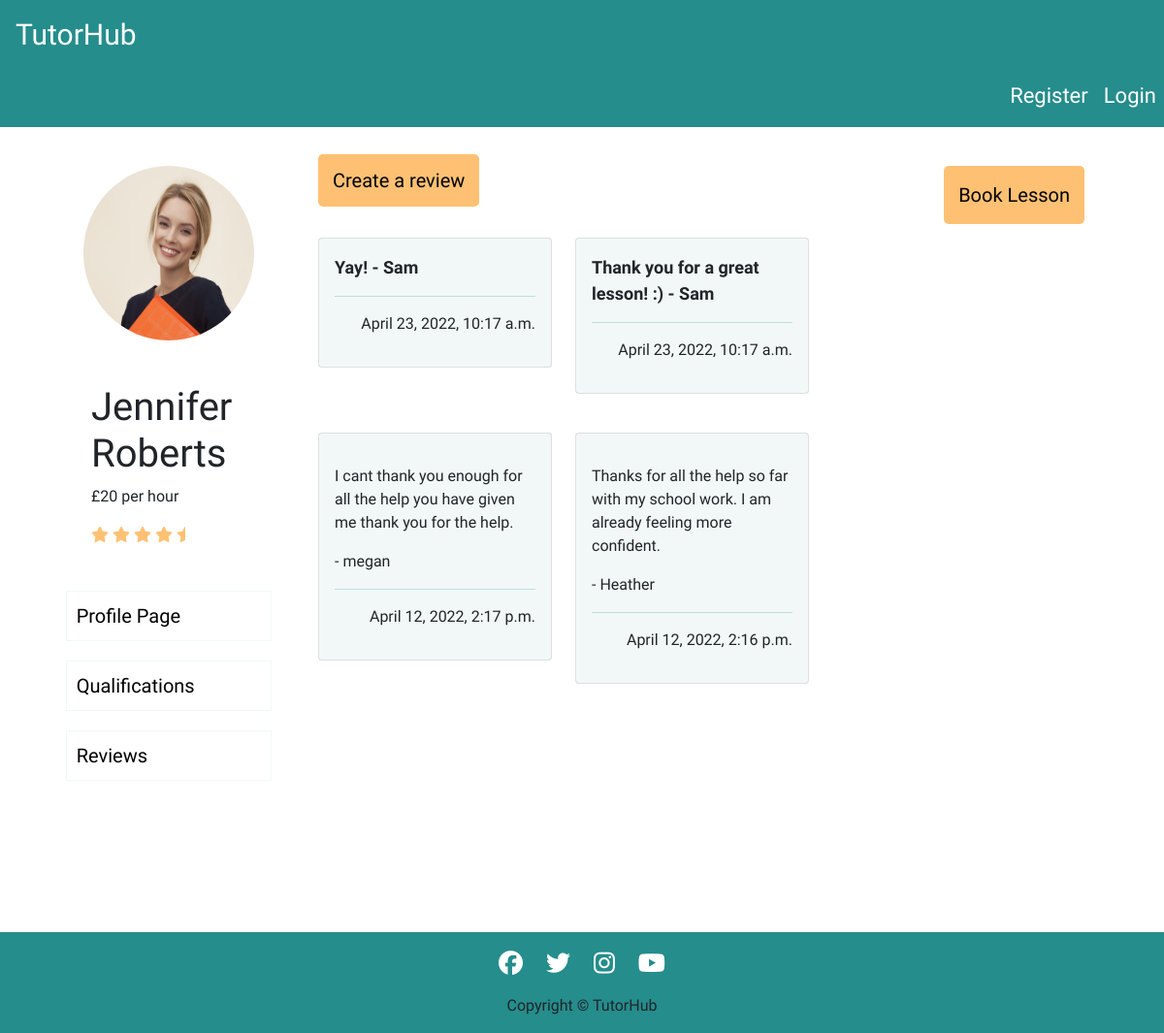
The app's page /tutors/tutor_two/reviews/ with its own data.
### tutorprofile/models.py (models this page shows)
class Review(models.Model):
    tutor = models.CharField(max_length=50)
    student = models.ForeignKey(User, on_delete=models.CASCADE, related_name="review")
    review = models.CharField(max_length=150)
    created_on = models.DateTimeField(auto_now_add=True)
    class Meta:
        ordering = ['-created_on']

### tutorprofile/views.py (the view)
# urls.py: path('tutor_two/reviews/', views.ReviewListTutorTwo.as_view(), name='tutor_two_reviews'),
class ReviewListTutorTwo(generic.ListView):
    model = Review
    queryset = Review.objects.filter(Q(tutor='Jennifer Roberts')).order_by('-created_on')
    template_name = 'tutorprofile/tutor_two_reviews.html'
    paginate_by = 6

### tutorprofile/templates/tutorprofile/tutor_two_reviews.html (shortened to what this page needs)
{% extends "base.html" %}
{% load static %}
{% block content %}
<div class="container-fluid center-block">
    <div class="row profile">
        <div class="col-3">
            <div class="row">
                <div class="col-12 user-image">
                    <img src="../../../static/images/tutortwo.avif" alt="image of a tutor">
                </div>
            </div>
            <div class="row">
                <div class="col-12 user-info">
                    <h1>Jennifer Roberts</h1>
                    <p>£20 per hour</p>
                    <i class="fa-solid fa-star"></i>
                    <i class="fa-solid fa-star"></i>
                    <i class="fa-solid fa-star"></i>
                    <i class="fa-solid fa-star"></i>
                    <i class="fa-solid fa-star-half"></i>
                </div>
            </div>
            <div class="row center-block">
                <div class="col-10 page-buttons-container" >
                    <a href="{% url 'tutor_two_profile' %}" class="page-buttons">Profile Page</a>
                    <a href="{% url 'tutor_two_qualifications' %}" class="page-buttons">Qualifications</a>
                    <a href="{% url 'tutor_two_reviews' %}" class="page-buttons">Reviews</a>
                </div>
            </div>
        </div>
        <div class="col-6 booking-button" id="reviews-page">
            <a href="{% url 'tutor_two_create_review' %}">Create a review</a>
            <br />
            <br />
            <div class="row">
                {% for review in review_list %}
                    <div class="col-6 card_space">
                        <div class="card">
                            <div class="card-body color-card">
                                <p class="review_comment">{{ review.review|safe }} - {{ review.student }} </p>
                                <hr />
                                <p class="right">{{ review.created_on}}</p>
                            </div>
                        </div>
                    </div>
                {% endfor %}
            </div>
        </div>
        <div class="col-3" id="bookings-button">
            <div class="row booking-button">
                <a href="{% url 'tutor_two' %}" id="booking-btn">Book Lesson</a>
            </div>
        </div>
    </div>
</div>
{% endblock %}

### static/css/style.css (style rules this page uses)
html, body { max-width: 100%; overflow-x: hidden; font-family: 'Hubballi', cursive; }
.center-block { display: flex; justify-content: center; }
hr { color: #258d8c; }
.profile { width: 100%; margin-top: 20px; padding: 20px; height: 810px; }
.user-info { margin-top: 25px; margin-left: 50px; margin-bottom: 25px; }
.user-info i { color: #fec173; }
.user-image { display: flex; height: 200px; width: 200px; justify-content: center; margin: auto; font-size: 150px; }
.user-image img { height: 180px; width: 100%; border-radius: 50%; }
.card_space { margin-bottom: 20px; margin-top: 20px; }
.review_comment { font-size: 18px; font-weight: bold; }
.right { text-align: right; float: right; }
.color-card { background-color: #258d8c0f; }
.page-buttons-container a { display: block; text-decoration: none; border: solid 1px #258d8c0f; width: 100%; margin: 20px 0; padding: 10px; color: black; font-size: 20px; }
.booking-button { float: right; padding-right: 50px; }
.booking-button a { border-radius: 5px; padding: 15px; background-color: #fec173; color: black; font-size: 20px; text-align: center; text-decoration: none; }

### records on screen
Review: review "Yay!", student "Sam", created_on "April 23, 2022, 10:17 a.m."
Review: review "Thank you for a great lesson! :)", student "Sam", created_on "April 23, 2022, 10:17 a.m."
Review: review "I cant thank you enough for all the help you have given me thank you for the help.", student "megan", created_on "April 12, 2022, 2:17 p.m."
Review: review "Thanks for all the help so far with my school work. I am already feeling more confident.", student "Heather", created_on "April 12, 2022, 2:16 p.m."
